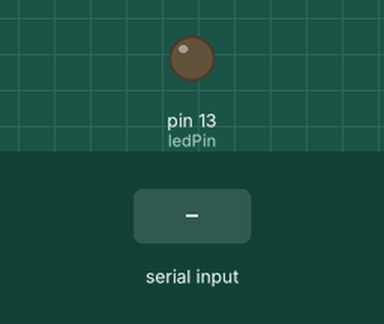
A sketch run on a simulated Arduino Uno, built with avr-gcc and run on an emulated ATmega328P. Parts: output pins drawn as LEDs (lit = HIGH). Inputs (shaded band) come from the test bench.

Above: at 1.2 s.
1.3 s: "1" received over Serial
Timing chart, 0 to 4.3 s (numbered marks = the images above; inputs shaded):
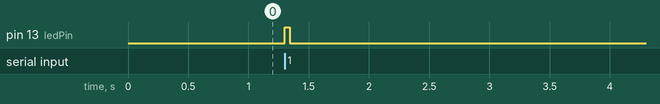

Measured:
- after the input at 1.3 s, pin 13 (ledPin): LOW → HIGH at once, → LOW 0.04 s later

The sketch:

Sensorkeyboard.ino
```cpp
// Указываем пин 13, чтобы светодиод можно было вставить
// прямо в отверстия 13 и GND на плате без бредборда
const int ledPin = 13;

void setup() {
  Serial.begin(9600);      // Открываем порт для связи с ПК
  pinMode(ledPin, OUTPUT); // Настраиваем пин 13 как выход
}

void loop() {
  // Пока в буфере есть необработанные символы от ПК (нажатия клавиш)
  while (Serial.available() > 0) {
    Serial.read(); // Считываем символ, чтобы очистить очередь

    // Одно очень быстрое моргание внешнего светодиода
    digitalWrite(ledPin, HIGH);  // Включаем светодиод
    delay(40);                   // Ждем 40 миллисекунд
    digitalWrite(ledPin, LOW);   // Выключаем светодиод
    delay(40);                   // Пауза 40 миллисекунд перед следующим символом
  }
}
```
